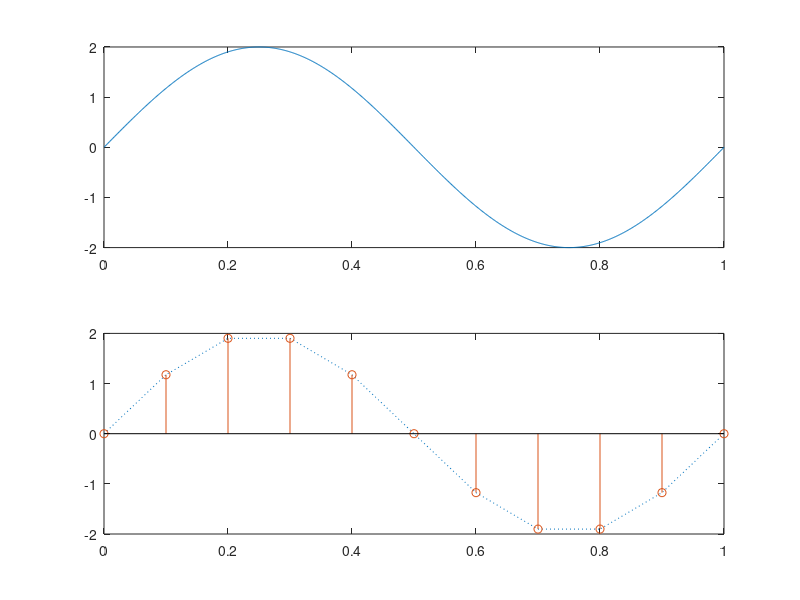

Source code (MATLAB): (Note: this script raises an error after producing the figure.)
clc; clear; close all;

%% Sampling theorem
f_max = 1;
t_max = 0:0.001:1;
y_max = 2 * sin(2 * pi * f_max * t_max);

f_sample = 10; % greater f_sample, smoother recovery
t_sample = 0:1 / f_sample:1;
y_sample = 2 * sin(2 * pi * f_max * t_sample);

subplot(2, 1, 1);
plot(t_max, y_max);
subplot(2, 1, 2);
plot(t_sample, y_sample, ':');
hold on;
stem(t_sample, y_sample);

%% Unit step as a function
x = -5:0.01:5;
y = unit_step(x - 1) - unit_step(x - 3);
plot(x, y);

function u = unit_step(x)
    u = x >= 0;
end

%% Integration
syms x;
disp(int(cos(x), x));
% function ^     ^ integrand `dx`

%% FIR filter
fp = [50, 80]; % passband frequency (Hz)
fs = [10, 120]; % stopband frequency (Hz)
sampling = 1000; % sampling frequency (Hz) | = 1 if already sampled
rs = 0.01; % stopband ripple

% If band filter is used, MATLAB will automatically create 1x2 matrix
wp = 2 * pi * fp / sampling;
ws = 2 * pi * fs / sampling;

% Type of window
As = -20 * log(rs); % stopband attenuation
t_width = abs(wp(1) - ws(1)); % transition width

if As <= 21
    disp('Rectangular window');
    N = ceil(4 * pi / t_width);

    if rem(N, 2) == 0
        N = N + 1;
    end

    wn = @(n)(1);

elseif As > 21 && As < 44
    disp('Hanning window');
    N = ceil(8 * pi / t_width);

    if rem(N, 2) == 0
        N = N + 1;
    end

    wn = @(n)(0.5 * (1 - cos(2 * pi * n / (N - 1))));

else
    disp('Hamming window');
    N = ceil(8 * pi / t_width);

    if rem(N, 2) == 0
        N = N + 1;
    end

    wn = @(n)(0.54 - 0.46 * cos(2 * pi * n / (N - 1)));

end

tao = (N - 1) / 2;

% Basic filter
hd = @(w, n)(1 / (2 * pi)) * exp(-w * tao * 1i) * exp(w * n * 1i);
hn = zeros(1, N);
syms w n z;

if length(fs) == 1 % Pass filters
    cutoff = (wp + ws) / 2; %wc

    if wp > ws
        disp('Highpass filter');

        for n = 0:N - 1
            hnd = double(int(hd(w, n), 'w', -pi, -cutoff) + int(hd(w, n), 'w', cutoff, pi));
            hn(n + 1) = hnd * wn(n);
        end

    else
        disp('Lowpass filter');
        syms w n z;

        for n = 0:N - 1
            hnd = double(int(hd(w, n), 'w', -cutoff, cutoff));
            hn(n + 1) = hnd * wn(n);
        end

    end

else % Band filters
    cutoff1 = (wp(1) + ws(1)) / 2;
    cutoff2 = (wp(2) + ws(2)) / 2;

    if wp(1) > ws(1)
        disp('Bandpass filter');

        for n = 0:N - 1
            hnd = double(int(hd(w, n), 'w', -cutoff2, -cutoff1) + int(hd(w, n), 'w', cutoff1, cutoff2));
            hn(n + 1) = hnd * wn(n);
        end

    else
        disp('Bandstop filter');

        for n = 0:N - 1
            hnd = double(int(hd(w, n), 'w', -pi, -cutoff2) + int(hd(w, n), 'w', -cutoff1, cutoff1) + int(hd(w, n), 'w', cutoff2, pi));
            hn(n + 1) = hnd * wn(n);
        end

    end

end

% Plot
m = 0:N - 1;
stem(m, abs(hn));

%% Butterworth filter
wp = input('Enter the value of passband frequency in rad/sec : ')
ws = input('Enter the value of stopband frequency in rad/sec : ')
rp = input('Enter the value of passband ripple : ')
rs = input('Enter the value of stoband ripple : ')

[n, wn] = buttord(wp, ws, rp, rs, 's')

if length(wp) == 1

    if wp < ws
        disp('Lowpass filter')
        [b, a] = butter(n, wn, 'Low', 's')
        w = 0:1:(2 * max(wp, ws));
    else
        disp('Highpass filter')
        [b, a] = butter(n, wn, 'High', 's')
        w = 0:1:(2 * max(wp, ws));
    end

else

    if wp(1) > ws(1)
        disp('Bandpass filter')
        [b, a] = butter(n, wn, 'Pass', 's')
        w = 0:1:(2 * max(wp(1), ws(1)));
    else
        disp('Bandstop fiter')
        [b, a] = butter(n, wn, 'Stop', 's')
        w = 0:1:(2 * max(wp(1), ws(1)));
    end

end

h = freqs(b, a, w)
mag = 20 * log(abs(h))
plot(w, mag)
[z p k] = buttap(n)

%% Chebyshev filter
wp = input('Enter the value of passband frequency in rad/sec : ')
ws = input('Enter the value of stopband frequency in rad/sec : ')
rp = input('Enter the value of passband ripple : ')
rs = input('Enter the value of stoband ripple : ')
[n, wn] = cheb1ord(wp, ws, rp, rs, 's')

if length(wp) == 1

    if wp < ws
        disp('Low pass')
        [b, a] = cheb1(n, wn, 'Low', 's')
        w = 0:1:(2 * max(wp, ws));
    else
        disp('High pass')
        [b, a] = cheb1(n, wn, 'High', 's')
        w = 0:1:(2 * max(wp, ws));
    end

else

    if wp(1) > ws(1)
        disp('Bandpass filter')
        [b, a] = cheb1(n, wn, 'Pass', 's')
        w = 0:1:(2 * max(wp(1), ws(1)));
    else
        disp('Bandstop filter')
        [b, a] = cheb1(n, wn, 'Stop', 's')
        w = 0:1:(2 * max(wp(1), ws(1)));
    end

end

h = freqs(b, a, w)
mag = 20 * log(abs(h))
plot(w, mag)
[z p k] = cheb1ap(n)
